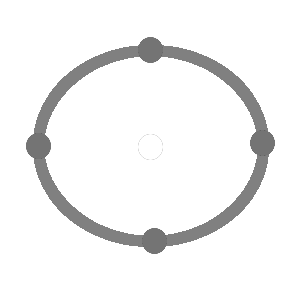
#> input picture tools/piskel/chromebook_alert/img/unused/circle-dark.png, 300 x 300 px
$ python -i video2dsprite.py   (imports and definitions only)
#> lines starting #> are read from the running program, lines starting #| are printed output that depends on the picture; after the words box and inside, x2 and y2 are one past the last pixel; in counts of white or black regions, pixels touching at a corner belong together
#> further down, picture is the input picture: PIL image 300x300 RGBA; mean R, G, B, A 13.1, 13.1, 13.1, 25
#!/usr/bin/env python3
"""Postprocess Grok imagine_image_to_video clips into dense 2D sprites.

Pipeline steps (deterministic only — no creative generation):
  extract  → ffmpeg frames from mp4
  clean    → magenta flood-fill chroma + light despill
  sample   → even-index frame sets + feet/center normalize
  process  → extract + clean + sample in one shot

This skill is designed for Grok Build (imagine_text_to_image + imagine_image_to_video).
The script itself only needs ffmpeg, Pillow, and numpy.
"""

from __future__ import annotations

import argparse
import json
import math
import shutil
import subprocess
import sys
from collections import deque
from pathlib import Path
from typing import Sequence

import numpy as np
from PIL import Image

MAGENTA = np.array([255, 0, 255], dtype=np.float32)


def _ensure_dir(path: Path) -> Path:
    path.mkdir(parents=True, exist_ok=True)
    return path


# [112 lines left out: functions _parse_counts, sample_indices, extract_frames, _near_magenta_mask, chroma_key_rgba, not called in this run]


def content_bbox(im: Image.Image, alpha_min: int = 32) -> tuple[int, int, int, int] | None:
#> called with alpha_min = 32
    arr = np.array(im.convert("RGBA"))
    mask = arr[:, :, 3] > alpha_min
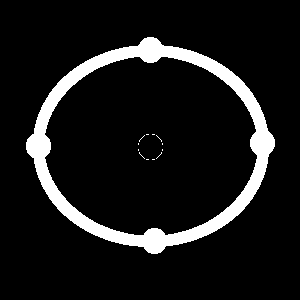
#> mask: shape (300, 300) bool; 9.9% white; 13 white regions (12 under 20 px), largest, box (x1, y1, x2, y2) and area: (26, 37, 275, 254) 8840
    if not mask.any():
        return None
    ys, xs = np.where(mask)
#> ys = 8888 values from 37 to 253; xs = 8888 values, max 274 at index 4179, min 26 at index 4280, mean 150.5
    return int(xs.min()), int(ys.min()), int(xs.max()) + 1, int(ys.max()) + 1


def normalize_sprite(
    im: Image.Image,
    cell: int = 128,
    body_height: int = 100,
    foot_y: int = 118,
    anchor: str = "feet",
) -> Image.Image:
    bb = content_bbox(im)
#> bb = (26, 37, 275, 254)
    canvas = Image.new("RGBA", (cell, cell), (0, 0, 0, 0))
#> canvas: PIL image 128x128 RGBA; every value is 0
    if not bb:
        return canvas
    crop = im.crop(bb)
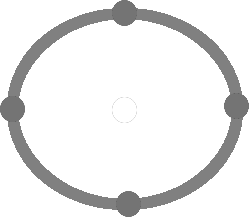
#> crop: PIL image 249x217 RGBA; mean R, G, B, A 21.9, 21.9, 21.9, 41.7; transparent parts drawn white
    cw, ch = crop.size
#> cw = 249; ch = 217
    if ch <= 0 or cw <= 0:
        return canvas
    scale = body_height / float(ch)
#> scale = 0.461
    nw = max(1, int(round(cw * scale)))
#> nw = 115
    nh = max(1, int(round(ch * scale)))
#> nh = 100
    if nw > cell - 4:
        scale = (cell - 4) / float(cw)
        nw = max(1, int(round(cw * scale)))
        nh = max(1, int(round(ch * scale)))
    if nh > cell - 4:
        scale = (cell - 4) / float(ch)
        nw = max(1, int(round(cw * scale)))
        nh = max(1, int(round(ch * scale)))
    resized = crop.resize((nw, nh), Image.Resampling.LANCZOS)
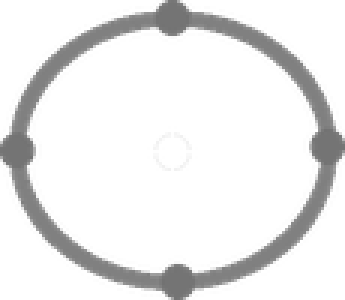
#> resized: PIL image 115x100 RGBA (shown 3 times larger); mean R, G, B, A 31, 31, 31, 41.7; transparent parts drawn white
    if anchor == "center":
        x = (cell - nw) // 2
        y = (cell - nh) // 2
    else:
        x = (cell - nw) // 2
#> x = 6
        y = foot_y - nh
#> y = 18
        if y < 0:
            y = 0
        if y + nh > cell:
            y = max(0, cell - nh)
    canvas.paste(resized, (x, y), resized)
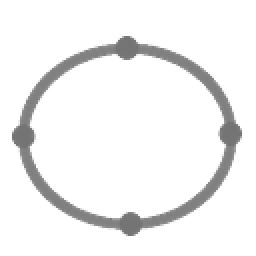
#> canvas: PIL image 128x128 RGBA (shown 2 times larger); mean R, G, B, A 14.6, 14.6, 14.6, 27.3; transparent parts drawn white
    return canvas


# [286 lines left out: functions clean_frames, build_exports, sample_and_export, write_readme, cmd_extract, cmd_clean and 4 more, not called in this run]


# [2 lines not run here, left out]

>>> from PIL import Image
>>> picture = Image.open('../../../tools/piskel/chromebook_alert/img/unused/circle-dark.png')
>>> result = normalize_sprite(picture)

$ run again, on tools/piskel/chromebook_alert/img/unused/magicwand-dark.png
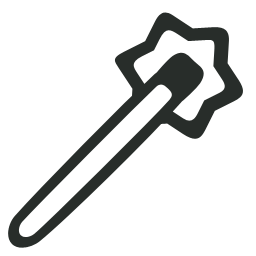
#> input picture tools/piskel/chromebook_alert/img/unused/magicwand-dark.png, 256 x 256 px
#> picture is the input picture: PIL image 256x256 RGBA; mean R, G, B, A 6.8, 7.6, 7.1, 39.7
#> in content_bbox, `mask = arr[:, :, 3] > alpha_min`:
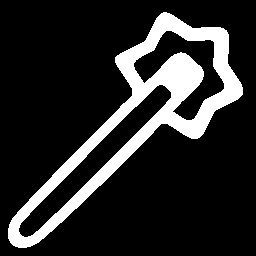
#> mask: shape (256, 256) bool; 16.4% white; 1 white region, box (x1, y1, x2, y2) and area: (8, 12, 243, 248) 10719
#> ys = 10719 values from 12 to 247; xs = 10719 values, max 242 at index 4336, min 8 at index 10177, mean 141.7
#> bb = (8, 12, 243, 248)
#> in normalize_sprite, `canvas.paste(resized, (x, y), resized)`:
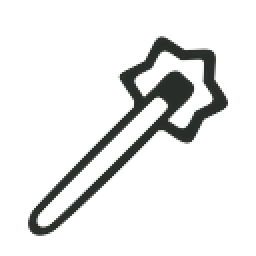
#> canvas: PIL image 128x128 RGBA (shown 2 times larger); mean R, G, B, A 4.5, 5.1, 4.8, 26.7; transparent parts drawn white
